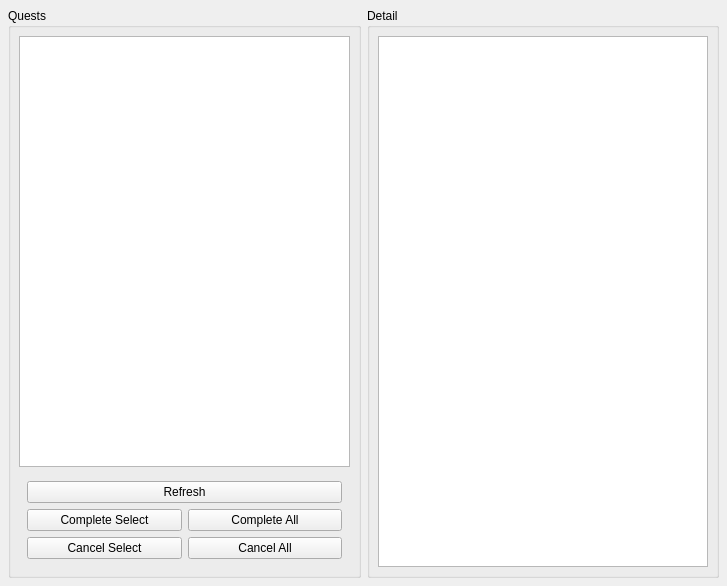
<?xml version="1.0" encoding="UTF-8"?>
<ui version="4.0">
 <class>quests</class>
 <widget class="QWidget" name="quests">
  <property name="geometry">
   <rect>
    <x>0</x>
    <y>0</y>
    <width>727</width>
    <height>586</height>
   </rect>
  </property>
  <property name="windowTitle">
   <string>Form</string>
  </property>
  <layout class="QHBoxLayout" name="horizontalLayout">
   <property name="leftMargin">
    <number>8</number>
   </property>
   <property name="topMargin">
    <number>8</number>
   </property>
   <property name="rightMargin">
    <number>8</number>
   </property>
   <property name="bottomMargin">
    <number>8</number>
   </property>
   <item>
    <widget class="QGroupBox" name="quest_group_box">
     <property name="title">
      <string>Quests</string>
     </property>
     <layout class="QVBoxLayout" name="verticalLayout">
      <property name="leftMargin">
       <number>8</number>
      </property>
      <property name="topMargin">
       <number>8</number>
      </property>
      <property name="rightMargin">
       <number>8</number>
      </property>
      <property name="bottomMargin">
       <number>8</number>
      </property>
      <item>
       <widget class="QTableView" name="quest_table_view">
        <property name="selectionMode">
         <enum>QAbstractItemView::SelectionMode::SingleSelection</enum>
        </property>
        <property name="selectionBehavior">
         <enum>QAbstractItemView::SelectionBehavior::SelectRows</enum>
        </property>
       </widget>
      </item>
      <item>
       <widget class="QWidget" name="btn_group" native="true">
        <layout class="QGridLayout" name="gridLayout">
         <property name="leftMargin">
          <number>8</number>
         </property>
         <property name="topMargin">
          <number>8</number>
         </property>
         <property name="rightMargin">
          <number>8</number>
         </property>
         <property name="bottomMargin">
          <number>8</number>
         </property>
         <item row="2" column="0">
          <widget class="QPushButton" name="cancel_select_btn">
           <property name="text">
            <string>Cancel Select</string>
           </property>
          </widget>
         </item>
         <item row="2" column="1">
          <widget class="QPushButton" name="cancel_all_btn">
           <property name="text">
            <string>Cancel All</string>
           </property>
          </widget>
         </item>
         <item row="1" column="1">
          <widget class="QPushButton" name="complete_all_btn">
           <property name="text">
            <string>Complete All</string>
           </property>
          </widget>
         </item>
         <item row="1" column="0">
          <widget class="QPushButton" name="complete_select_btn">
           <property name="text">
            <string>Complete Select</string>
           </property>
          </widget>
         </item>
         <item row="0" column="0" colspan="2">
          <widget class="QPushButton" name="refresh_btn">
           <property name="text">
            <string>Refresh</string>
           </property>
          </widget>
         </item>
        </layout>
       </widget>
      </item>
     </layout>
    </widget>
   </item>
   <item>
    <widget class="QGroupBox" name="detail_group_box">
     <property name="title">
      <string>Detail</string>
     </property>
     <layout class="QVBoxLayout" name="verticalLayout_2">
      <property name="leftMargin">
       <number>8</number>
      </property>
      <property name="topMargin">
       <number>8</number>
      </property>
      <property name="rightMargin">
       <number>8</number>
      </property>
      <property name="bottomMargin">
       <number>8</number>
      </property>
      <item>
       <widget class="QTextEdit" name="quest_text_edit"/>
      </item>
     </layout>
    </widget>
   </item>
  </layout>
 </widget>
 <resources/>
 <connections/>
</ui>
